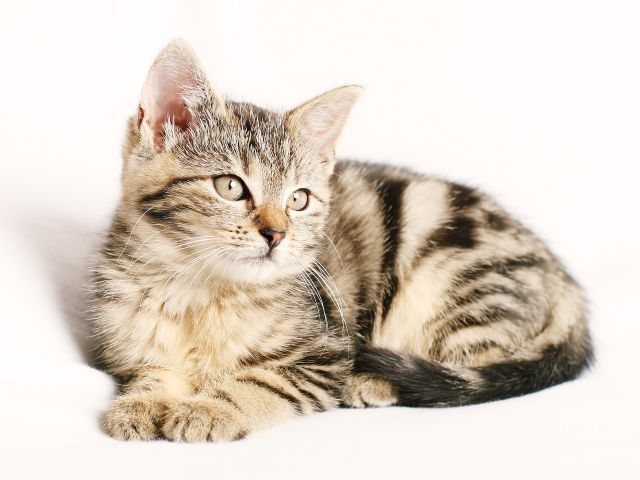
#> input picture Images/cat.jpg, 1280 x 960 px (shown at 1/2 size)
$ jupyter execute draw.ipynb
#> lines starting #> are read from the running program, lines starting #| are printed output that depends on the picture
[cell 1]
import cv2 as cv
import numpy as np

[cell 2]
blank = np.zeros((500, 500,3), dtype = 'uint8') # 3 = number of color channels
cv.imshow('Blank', blank)

[cell 3]
img = cv.imread('Images/cat.jpg')
#> img is the input picture: shape (960, 1280, 3); mean B, G, R 198.9, 210.6, 221.5
cv.imshow('Cat', img)

1. Paint the image a certain color

 blank[:] = 0,255,0<br>
.imshow('Green', blank)

2. Draw a Rectangle

[cell 4]
cv.rectangle(blank, (0,0),(blank.shape[1]//2, blank.shape[0]//2), (0, 255, 0), thickness = 2)# thickness = -1 fills the rectangle
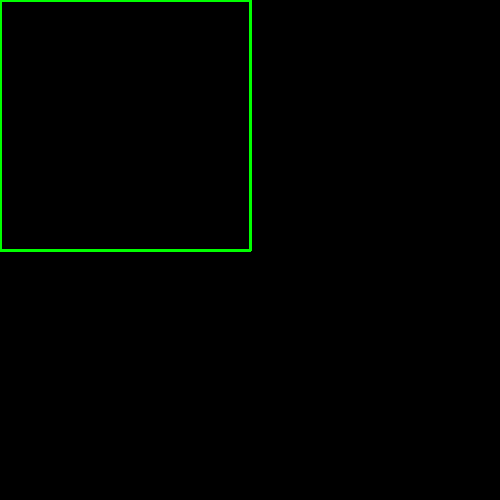
#> blank: shape (500, 500, 3); mean of channels 0, 1, 2 0, 2.5, 0; drawn as B, G, R
cv.imshow('Rectangle', blank)

3. Draw a Circle

[cell 5]
cv.circle(blank, (blank.shape[1]//2, blank.shape[0]//2), 40, (0, 0, 255), thickness=3)# thickness = -1 fills the circle
cv.imshow('Circle', blank)

4. Draw a Line

[cell 6]
cv.line(blank, (100, 250), (300, 400), (255, 255, 255), thickness=3)
cv.imshow('Line', blank)

5. Write text

[cell 7]
cv.putText(blank, "Hello World", (200, 250), cv.FONT_HERSHEY_SIMPLEX, 1, (255, 0, 0), thickness=2)
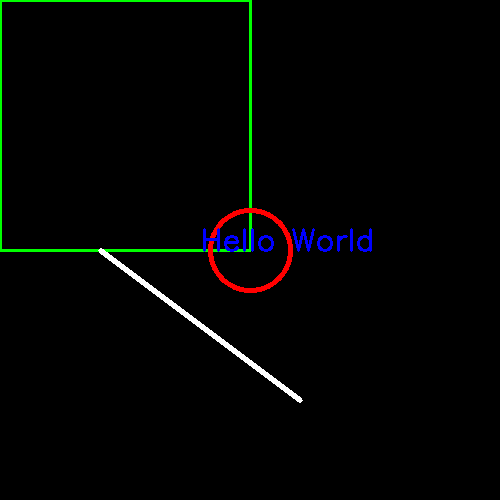
#> blank: shape (500, 500, 3); mean of channels 0, 1, 2 2.7, 3.8, 2.7; drawn as B, G, R
cv.imshow('Text', blank)
